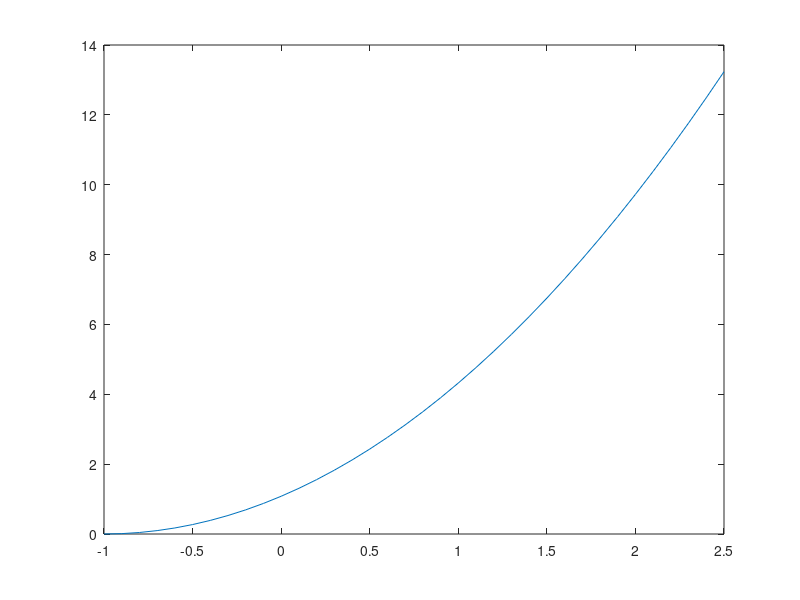

Here is the MATLAB script that generated this plot: (Note: this script raises an error after producing the figure.)
clmax = 1.5;
MTOW = 729289.163; %lbs
%nmax = clmax/cd0; % it might also just be 2.5 from regulations - max possible load for any maneouvre so from dive to pull up inst
nlim = 2*1+(24000/(MTOW+1000)); %mtow lbs gives 2.0329 but cs25 says no less than 2.5 so we'll take 2.5
nlim = 2.5;
vlim = 0.83*303.1; %speed of sound at 30,000ft
rho0 = 1.227;
veaslim = sqrt(0.4583/rho0)*vlim;
sref = 469.44;
WoverS = MTOW/sref; %W/s
n=[];
veas=[];
x=[];
a = 1;

for i = -1:0.1:2.5
    n(a) = i;
    a = a + 1;
end

a = 1;
for j = 0:veaslim/length(n):veaslim
    veas(a) = j;
    a = a+1;
end 
for k = 1:length(n)
    x(k) = ((rho0/2)*veas(k)^2*clmax/WoverS);
end

figure;
plot(n,x)
xline(veaslim)










